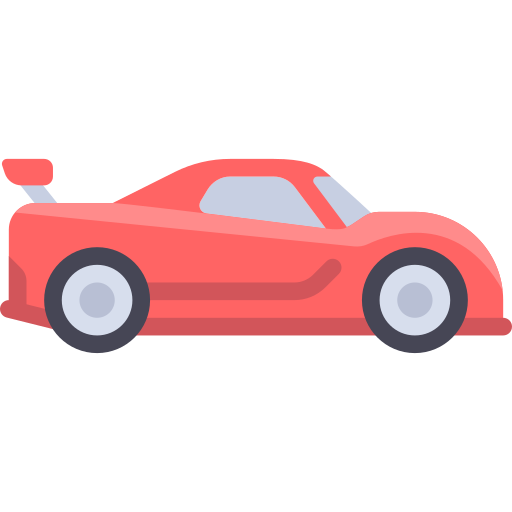
#> input picture resources/racing.png, 512 x 512 px
$ python Interface.py
#> lines starting #> are read from the running program, lines starting #| are printed output that depends on the picture
from PIL import Image, ImageTk
import tkinter as tk

main_color = '#818589'
distance = 0

window = tk.Tk()
window.title("Input Race")
window.geometry("1400x900+10+20")
window.configure(bg=main_color)

lbl = tk.Label(window, text="Input Race", fg='black', font=("Helvetica", 18), anchor="ne", bg=main_color)
lbl.pack()
window.iconbitmap("icon.ico")

version = tk.Label(window, text="v1.01", fg='black', font=("Helvetica", 9), anchor="e", bg=main_color)
version.pack()

car_image = Image.open("resources/racing.png")
#> car_image is the input picture: PIL image 512x512 RGBA; mean R, G, B, A 60.8, 33.8, 35.4, 71.4
car_image = car_image.resize((190, 190))
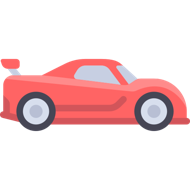
#> car_image: PIL image 190x190 RGBA; mean R, G, B, A 62, 34.4, 36.1, 71.4; transparent parts drawn white
car_image = ImageTk.PhotoImage(car_image)
finish_image = Image.open("resources/checkered.jpg")
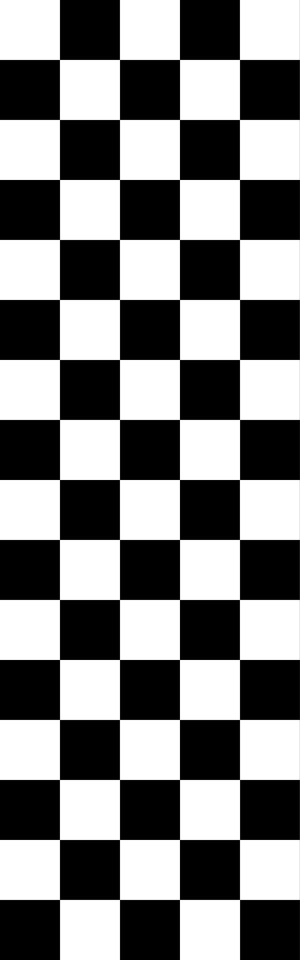
#> input picture resources/checkered.jpg, 600 x 1924 px (shown at 1/2 size)
#> finish_image is the input picture: PIL image 600x1924 RGB; min 0, max 255, mean 127.8
finish_image = finish_image.resize((150, 460))
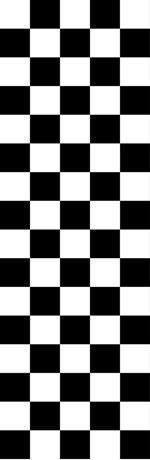
#> finish_image: PIL image 150x460 RGB; min 0, max 255, mean 127.8
finish_image = ImageTk.PhotoImage(finish_image)

road = tk.Canvas(window, bg=main_color, width=1250, height=220, relief=tk.GROOVE, borderwidth=5)
road.place(x=80, y=140)

# Objects on the "road"

line_0 = road.create_line(200, 0, 200, 230, width=3, fill="#5A5A5A")
car = road.create_image(105, 120, image=car_image)
finish = road.create_image(1250, 0, image=finish_image)
line_100 = road.create_line(400, 0, 400, 210, width=3, fill="#5A5A5A")
text_100 = road.create_text(400, 220, text="100", font=('Helvetica', 14), fill='#5A5A5A')
line_200 = road.create_line(600, 0, 600, 210, width=3, fill="#5A5A5A")
text_200 = road.create_text(600, 220, text="200", font=('Helvetica', 14), fill='#5A5A5A')
line_300 = road.create_line(800, 0, 800, 210, width=3, fill="#5A5A5A")
text_300 = road.create_text(800, 220, text="300", font=('Helvetica', 14), fill='#5A5A5A')
line_400 = road.create_line(1000, 0, 1000, 210, width=3, fill="#5A5A5A")
text_400 = road.create_text(1000, 220, text="400", font=('Helvetica', 14), fill='#5A5A5A')
# line_500 = road.create_line(1200, 0, 1200, 210, width=3, fill="#5A5A5A")

# Interface under the "road" which appear afer start button were pressed

frame_interface = tk.Frame(window, bg=main_color, width=1250, height=220, relief=tk.GROOVE, borderwidth=0, border=0)
frame_interface.columnconfigure(2, weight=1)
frame_interface.rowconfigure(0, weight=1)

frame_distance = tk.Frame(frame_interface, width=150, height=150, relief=tk.GROOVE, borderwidth=5, bg=main_color)
frame_distance.grid(row=0, column=0, padx=30, pady=10)
frame_distance.grid_propagate(False)
frame_distance.columnconfigure(0, weight=1)
frame_distance.rowconfigure(1, weight=1)
label_distance_text = tk.Label(frame_distance, text="Distance:", font=("Helvetica", 16), bg=main_color, anchor="n")
label_distance_text.grid(row=0, column=0, columnspan=2)
label_distance = tk.Label(frame_distance, text="0", font=("Helvetica", 18), bg=main_color, anchor="center")
label_distance.grid(row=1, column=0, columnspan=2)

frame_last_boost = tk.Frame(frame_interface, width=150, height=150, relief=tk.GROOVE, borderwidth=5, bg=main_color)
frame_last_boost.grid(row=0, column=2, padx=30, pady=10)
frame_last_boost.grid_propagate(False)
frame_last_boost.columnconfigure(0, weight=1)
frame_last_boost.rowconfigure(1, weight=1)
label_last_boost_text = tk.Label(frame_last_boost, text="Boost:", font=("Helvetica", 16), bg=main_color, anchor="n")
label_last_boost_text.grid(row=0, column=0, columnspan=2, padx=2)
label_last_boost = tk.Label(frame_last_boost, text="+0", font=("Helvetica", 18), bg=main_color, anchor="center")
label_last_boost.grid(row=1, column=0, columnspan=2)


frame_input = tk.Frame(frame_interface, width=400, height=250, relief=tk.GROOVE, borderwidth=5, bg=main_color)
frame_input.grid(row=0, column=1)
frame_input.grid_propagate(False)
frame_input.columnconfigure(0, weight=1)
frame_input.rowconfigure(2, weight=1)
label_reaction = tk.Label(frame_input, text="Let`s go!", font=("Helvetica", 16), bg=main_color, anchor="n")
label_reaction.grid(row=0, column=0, columnspan=2, padx=40, pady=10)
field_input = tk.Entry(frame_input, bd=4, width=26, bg=main_color, font=("Helvetica", 18))
field_input.grid(row=1, column=0, padx=10, pady=10)

# Message with score which appear after winning the race

frame_winscore = tk.Frame(window, width=400, height=200, relief=tk.GROOVE, border=0, bg=main_color)
frame_winscore.columnconfigure(0, weight=1)
frame_winscore.rowconfigure(2, weight=1)
label_score = tk.Label(frame_winscore, text="Congratulations! You finished the race", font=("Helvetica", 12), bg=main_color)
label_score.grid(row=0, column=0, padx=10, pady=10)
label_score_2 = tk.Label(frame_winscore, text="Your score is:", font=("Helvetica", 12), bg=main_color)
label_score_2.grid(row=1, column=0, padx=10, pady=10)
label_winscore = tk.Label(frame_winscore, text="", font=("Helvetica", 25), bg=main_color)
label_winscore.grid(row=2, column=0, padx=10, pady=10)

label_tutorial = tk.Label(window, text="Welcome to the Input Race!\r Type any words and phrases to recieve boost and"
                                       " move your car to finish.\r Find out which words give better boost to achieve"
                                       " greater scores.\r Press Start to begin!", font=("Helvetica", 12), bg=main_color)
label_tutorial.place(x=395, y=560)
